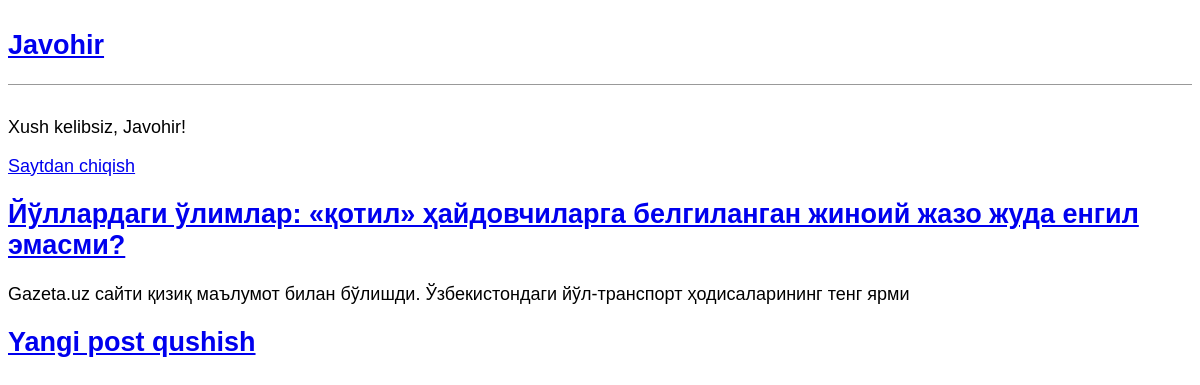
The app's page / (signed in) with its own data.
### blog/models.py (models this page shows, shortened)
class Post(models.Model):
    title = models.CharField(max_length=150)
    body = models.TextField()
    author = models.ForeignKey(
        'auth.User',
        on_delete=models.CASCADE
    )

### blog/views.py (the view)
# urls.py: path('', BlogListView.as_view(),name='home'),
class BlogListView(ListView):
    model = Post
    template_name = 'index.html'

### templates/index.html
{% extends 'base.html' %}
{% block content %}
    {% for post in object_list %}
        <div class="post_entry">
            <h2><a href="{% url 'post_detail' post.pk  %}">{{ post.title }}</a></h2>
            <p>{{ post.body | slice:":100"}}</p>
        </div>
    {% endfor %}
{% endblock content %}

### templates/base.html (shortened to what this page needs)
{% load static %}
<!DOCTYPE html>
<html lang="en">
<head>
    <link rel="stylesheet"  href="{% static 'css/base.css' %}">
</head>
<body>
    <header>
        <h2><a href="{% url 'home' %}" > Javohir </a></h2>
    </header>
        {% if user.is_authenticated %}
            <p>Xush kelibsiz, {{ user.username }}!</p>
            <p><a href="{% url 'logout' %}">Saytdan chiqish</a></p>
        {% else %}
            <p>
                <a href="{% url 'login' %}">Saytga kirish</a> |
                <a href="{% url 'signup' %}">Ro'yxatdan o'tish</a>
            </p>
        {% endif %}
    <div>
        {% block content %}
        {% endblock content %}
    </div>
    <footer>
        <h2><a href="{%  url  'post_new' %}">Yangi post qushish</a> </h2>
    </footer>
</body>
</html>

### static/css/base.css (style rules this page uses)
header { border-bottom: 1px solid #999; margin-bottom: 2rem; display: flex; }
body { font-family: 'Noto Sans JP', sans-serif; font-size: 18px; }

### records on screen
Post: title "Йўллардаги ўлимлар: «қотил» ҳайдовчиларга белгиланган жиноий жазо жуда енгил эмасми?", body "Gazeta.uz сайти қизиқ маълумот билан бўлишди. Ўзбекистондаги йўл-транспорт ҳодисаларининг тенг ярми"

### other values on screen
{{ user.username }} "Javohir"
